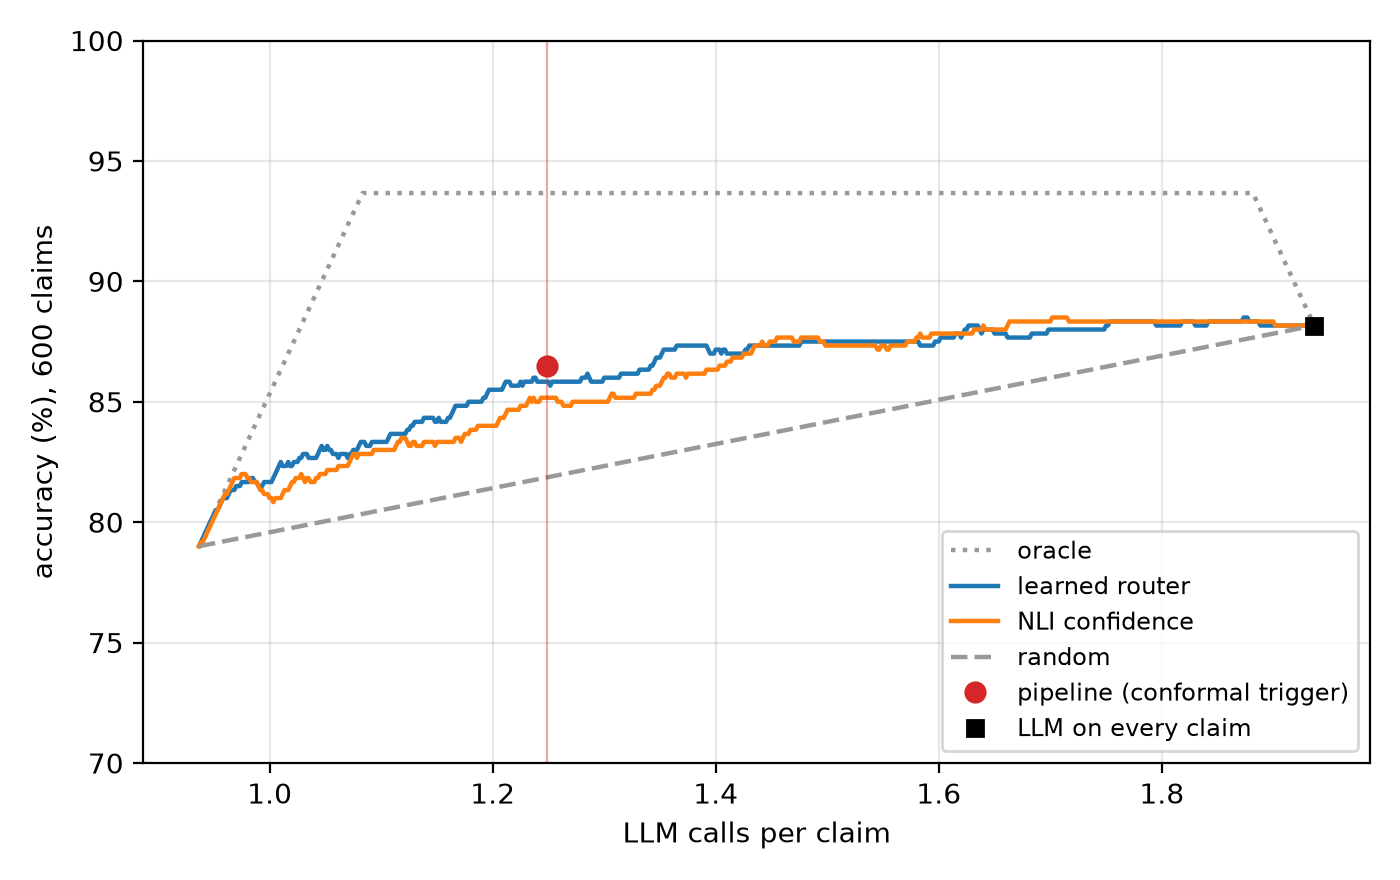

Recreate this plot in Python.
"""
A learned escalation rule, compared with the conformal trigger. The deployed cascade sends a claim to the LLM when
its conformal set is not a single label or the corroboration rule asks for a review (§2.7 of pipeline.md); both
depend on the NLI probabilities alone. This script asks whether the other signals in each claim's computation
trace rank the NLI verdicts that will turn out wrong better, and whether escalating by that ranking buys more
accuracy for the same number of LLM calls.

The router is a logistic regression that predicts "the final NLI verdict is wrong" from features fixed in advance,
all available before any LLM verdict:
  - the NLI probabilities, the largest one, the margin over the second and the entropy;
  - the corroboration rule's inputs and outcome: S, K, the numbers of supporting and contradicting snippets, the
    share of snippets that agree with the verdict, the case of the rule (one-hot) and the NLI label (one-hot);
  - the evidence: the number of snippets, the share from the web, the mean dense similarity of the selected
    snippets, whether the queries were rewritten, the size of the conformal set;
  - the claim: its length in words, whether it contains a number or a negation, the temporal and scientific flags.
The benchmark a claim comes from is not a feature. Training needs only gold labels and NLI verdicts, so a router can
be fitted on labelled claims without any LLM call. The features are standardised and the L2 penalty is chosen by
inner five-fold cross-validation on AUROC.

Every score is cross-fitted: ten folds, stratified by benchmark and by whether the NLI verdict is wrong; a claim's
score comes from the model fitted on the other nine folds, so no claim is scored by a model that saw it. The
analysis is repeated over 50 fold seeds to show how much it depends on the split.

A routing policy sends the k highest-scoring claims to the LLM. A claim sent keeps the LLM verdict of
experiments/llm_every_claim.py (the run's verdict for the claims the pipeline reviewed or escalated, one
arbitration call on the saved evidence for the others); a claim not sent keeps its NLI verdict. Sending the
pipeline's own 187 claims reproduces the pipeline exactly, and sending all 600 reproduces the LLM-only baseline.
LLM calls per claim are the query-generation calls of the run plus one call per claim sent.

Reported:
  1. AUROC for detecting a wrong NLI verdict: the learned score against the NLI confidence (1 - the largest NLI
     probability), with DeLong's test for two correlated AUROCs;
  2. accuracy against LLM calls per claim for the learned score, the confidence, random routing (its expectation)
     and the oracle (wrong NLI verdicts that the LLM fixes first);
  3. at the pipeline's budget (187 claims sent): the accuracy of each policy and the exact McNemar test against
     the pipeline, pooled and per benchmark;
  4. the budget the learned router needs to match the pipeline's accuracy and the LLM-only baseline's.
The two primary tests (AUROC against confidence, accuracy against the pipeline at equal budget) form their own
family, Holm-adjusted. No LLM is called.

usage: python experiments/learned_routing.py [--tag wikidata-kg]
"""
import sys
import os
import re
import json
import math
import argparse
import warnings

import numpy as np
from scipy.stats import norm, rankdata
from sklearn.linear_model import LogisticRegressionCV
from sklearn.model_selection import StratifiedKFold
from sklearn.pipeline import make_pipeline
from sklearn.preprocessing import StandardScaler

sys.path.append(os.path.dirname(os.path.dirname(os.path.abspath(__file__))))
sys.path.append(os.path.dirname(os.path.abspath(__file__)))

from evaluation.metrics import wilson_interval
from statistical_tests import load_records, last, mcnemar_exact_p, holm
from llm_every_claim import plan, SETTLED

ROOT = os.path.dirname(os.path.dirname(os.path.abspath(__file__)))
EVAL_DIR = os.path.join(ROOT, "evaluation")
OUT_DIR = os.path.join(ROOT, "experiments")
DATASETS = ("fever", "freshqa")
LABELS = ["contradicted", "unknown", "supported"]       # order of the NLI probability vector
CASES = ["decisive", "corroborated", "review", "joint", "conflict", "single"]
FOLDS, SEED, REPEATS = 10, 0, 50
warnings.filterwarnings("ignore", category=FutureWarning, module="sklearn")
NEGATION = re.compile(r"\b(not|no|never|none|nor|neither|without|absent|cannot)\b|n't\b", re.I)


# ---------------------------------------------------------------- features

def features(rec):
    trace = ((rec.get("result") or {}).get("verification") or {}).get("trace") or []
    steps = [s for s in trace if s.get("kind") == "nli"]
    nli, conf, queries = steps[-1], last(rec, "conformal"), last(rec, "queries") or {}
    retrieval = [s for s in trace if s.get("kind") == "retrieval"]
    p = nli["probabilities"]
    top = sorted(p, reverse=True)
    snippets = nli.get("snippets") or []
    dense = [t["dense"] for t in (retrieval[-1].get("top") or []) if t.get("selected")] if retrieval else []
    f = {
        "p_contradicted": p[0], "p_unknown": p[1], "p_supported": p[2],
        "max_prob": top[0], "margin": top[0] - top[1], "entropy": -sum(q * math.log(q) for q in p if q > 0),
        "S": nli.get("S", 0.0), "K": nli.get("K", 0.0), "n_sup": nli.get("n_sup", 0), "n_con": nli.get("n_con", 0),
        "agreement": sum(s["label"] == nli["label"] for s in snippets) / len(snippets) if snippets else 0.0,
        "n_snippets": len(snippets),
        "web_share": sum(s["source"] == "web" for s in snippets) / len(snippets) if snippets else 0.0,
        "mean_dense": sum(dense) / len(dense) if dense else 0.0,
        "rewritten": float(len(steps) > 1), "set_size": len(conf["set"]),
        "claim_words": len(rec["claim"].split()), "has_number": float(bool(re.search(r"\d", rec["claim"]))),
        "has_negation": float(bool(NEGATION.search(rec["claim"]))),
        "temporal": float(bool(queries.get("temporal"))), "scientific": float(queries.get("domain") == "scientific"),
    }
    for y in LABELS:
        f[f"label_{y}"] = float(nli["label"] == y)
    for c in CASES:
        f[f"case_{c}"] = float(nli.get("case") == c)
    return f


def load_claims(tag):
    records = [(ds, r) for ds in DATASETS for r in load_records(os.path.join(EVAL_DIR, f"{ds}_5_runs_claims.jsonl"))]
    run = os.path.join(EVAL_DIR, "runs", tag)
    cache = {(r["dataset"], r["claim"]): r for r in load_records(os.path.join(run, "llm_every_claim.jsonl"))}
    shadow = {(r["dataset"], r["claim"]): r["label"] for r in load_records(os.path.join(run, "shadow_reviews.jsonl"))}
    llm = plan(records, cache, shadow, uniform=False)
    if any(r["verdict"] is None for r in llm):
        sys.exit("LLM verdicts missing: run python experiments/llm_every_claim.py --run first")
    claims = []
    for (ds, rec), base in zip(records, llm):
        claims.append({"dataset": ds, "gold": rec["gold"], "nli": base["nli"], "llm": base["verdict"],
                       "full": rec["prediction"], "sent": rec["decision_policy"] != SETTLED,
                       "light_calls": base["light_calls"], "features": features(rec)})
    return claims


# ---------------------------------------------------------------- scores

def crossfit_scores(X, y, strata, seed):
    """Out-of-fold probability that the NLI verdict is wrong."""
    out = np.zeros(len(y))
    for train, test in StratifiedKFold(FOLDS, shuffle=True, random_state=seed).split(X, strata):
        model = make_pipeline(StandardScaler(), LogisticRegressionCV(Cs=10, cv=5, scoring="roc_auc", max_iter=5000))
        model.fit(X[train], y[train])
        out[test] = model.predict_proba(X[test])[:, 1]
    return out


def auroc(y, s):
    pos, neg = s[y == 1], s[y == 0]
    return (rankdata(np.concatenate([pos, neg]))[: len(pos)].sum() - len(pos) * (len(pos) + 1) / 2) / (len(pos) * len(neg))


def delong(y, s1, s2):
    """DeLong's test for two correlated AUROCs on the same claims (structural components with mid-ranks)."""
    pos, neg = y == 1, y == 0
    m, n = pos.sum(), neg.sum()
    v10, v01, aucs = [], [], []
    for s in (s1, s2):
        x, z = s[pos], s[neg]
        tx, tz, tall = rankdata(x), rankdata(z), rankdata(np.concatenate([x, z]))
        v10.append((tall[:m] - tx) / n)                 # for each positive: share of negatives ranked below it
        v01.append(1 - (tall[m:] - tz) / m)             # for each negative: share of positives ranked above it
        aucs.append(v10[-1].mean())
    s10, s01 = np.cov(np.vstack(v10)), np.cov(np.vstack(v01))
    var = (s10[0, 0] + s10[1, 1] - 2 * s10[0, 1]) / m + (s01[0, 0] + s01[1, 1] - 2 * s01[0, 1]) / n
    diff = aucs[0] - aucs[1]
    se = math.sqrt(var)
    return {"auroc": aucs, "difference": diff, "difference95": [diff - 1.96 * se, diff + 1.96 * se],
            "p": 2 * norm.sf(abs(diff) / se)}


# ---------------------------------------------------------------- routing policies

def predictions(claims, sent):
    return [c["llm"] if s else c["nli"] for c, s in zip(claims, sent)]


def top_k(score, k):
    sent = np.zeros(len(score), dtype=bool)
    sent[np.argsort(-score, kind="stable")[:k]] = True
    return sent


def calls_per_claim(claims, sent):
    return (sum(c["light_calls"] for c in claims) + int(np.sum(sent))) / len(claims)


def curve(claims, score):
    """Accuracy after sending the k highest-scoring claims, for every k (one pass over the ranking)."""
    gain = np.array([(c["llm"] == c["gold"]) - (c["nli"] == c["gold"]) for c in claims])
    base = sum(c["nli"] == c["gold"] for c in claims)
    order = np.argsort(-score, kind="stable")
    return (base + np.concatenate([[0], np.cumsum(gain[order])])) / len(claims)


def summary(claims, pred):
    correct = sum(p == c["gold"] for p, c in zip(pred, claims))
    return {"claims": len(claims), "correct": correct, "accuracy": correct / len(claims),
            "wilson95": wilson_interval(correct, len(claims))}


def paired(claims, pred, ref):
    b = sum(r == c["gold"] and p != c["gold"] for p, r, c in zip(pred, ref, claims))     # reference right only
    c_ = sum(p == c["gold"] and r != c["gold"] for p, r, c in zip(pred, ref, claims))    # policy right only
    return {"reference_right_only": b, "policy_right_only": c_, "mcnemar_exact_p": mcnemar_exact_p(b, c_)}


def min_budget(acc, target):
    k = next((k for k, a in enumerate(acc) if a >= target - 1e-12), None)
    return k


# ---------------------------------------------------------------- report

def main():
    parser = argparse.ArgumentParser(description=__doc__.split("\n\n")[0])
    parser.add_argument("--tag", default="wikidata-kg", help="run whose caches to use")
    args = parser.parse_args()

    claims = load_claims(args.tag)
    names = list(claims[0]["features"])
    X = np.array([[c["features"][f] for f in names] for c in claims])
    wrong = np.array([c["nli"] != c["gold"] for c in claims], dtype=int)
    strata = np.array([f"{c['dataset']}-{w}" for c, w in zip(claims, wrong)])
    n, light = len(claims), sum(c["light_calls"] for c in claims) / len(claims)

    pipeline_sent = np.array([c["sent"] for c in claims])
    k_pipe = int(pipeline_sent.sum())
    full = [c["full"] for c in claims]
    assert predictions(claims, pipeline_sent) == full, "routing the pipeline's claims must reproduce the pipeline"

    learned = crossfit_scores(X, wrong, strata, SEED)
    confidence = 1 - X[:, names.index("max_prob")]
    gain = np.array([(c["llm"] == c["gold"]) - (c["nli"] == c["gold"]) for c in claims])
    oracle = gain + 1e-9 * confidence                   # fixes first, then neutral claims, harmful ones last
    scores = {"learned": learned, "confidence": confidence}

    # 1. ranking wrong NLI verdicts
    test = delong(wrong, learned, confidence)
    ranking = {"wrong_nli_verdicts": int(wrong.sum()), "auroc_learned": test["auroc"][0],
               "auroc_confidence": test["auroc"][1], "auroc_pipeline_rule": auroc(wrong, pipeline_sent.astype(float)),
               "delong": test}

    # 2. accuracy against cost
    curves = {name: curve(claims, s) for name, s in {**scores, "oracle": oracle}.items()}
    base_acc, all_acc = curves["learned"][0], curves["learned"][-1]
    curves["random"] = base_acc + (all_acc - base_acc) * np.arange(n + 1) / n
    assert abs(all_acc - summary(claims, [c["llm"] for c in claims])["accuracy"]) < 1e-12

    # 3. equal budget
    at_budget = {"claims_sent": k_pipe, "llm_calls_per_claim": light + k_pipe / n, "policies": {}}
    preds = {"pipeline": full, **{name: predictions(claims, top_k(s, k_pipe)) for name, s in scores.items()}}
    for name, pred in preds.items():
        entry = {}
        for g in DATASETS + ("pooled",):
            idx = [i for i, c in enumerate(claims) if g == "pooled" or c["dataset"] == g]
            sub, p, r = [claims[i] for i in idx], [pred[i] for i in idx], [full[i] for i in idx]
            entry[g] = summary(sub, p)
            if name != "pipeline":
                entry[g]["vs_pipeline"] = paired(sub, p, r)
        if name == "learned":
            entry["pooled"]["vs_confidence"] = paired(claims, pred, preds["confidence"])
        at_budget["policies"][name] = entry
    overlap = int(np.sum(top_k(learned, k_pipe) & pipeline_sent))

    # 4. budgets to reach the pipeline and the LLM-only baseline
    targets = {"pipeline": summary(claims, full)["accuracy"], "llm_only": all_acc}
    budgets = {}
    for t, acc in targets.items():
        budgets[t] = {"accuracy": acc}
        for name in ("learned", "confidence"):
            k = min_budget(curves[name], acc)
            budgets[t][name] = {"claims_sent": k, "llm_calls_per_claim": None if k is None else light + k / n}
    best_k = int(np.argmax(curves["learned"]))
    peak = {"claims_sent": best_k, "accuracy": float(curves["learned"][best_k]), "llm_calls_per_claim": light + best_k / n}

    primary = holm({"auroc_vs_confidence": test["p"],
                    "accuracy_vs_pipeline": at_budget["policies"]["learned"]["pooled"]["vs_pipeline"]["mcnemar_exact_p"]})

    # robustness over fold seeds
    rep_auc, rep_acc = [], []
    for seed in range(REPEATS):
        s = learned if seed == SEED else crossfit_scores(X, wrong, strata, seed)
        rep_auc.append(auroc(wrong, s))
        rep_acc.append(curve(claims, s)[k_pipe])
    robustness = {"seeds": REPEATS,
                  "auroc": {"mean": float(np.mean(rep_auc)), "min": float(np.min(rep_auc)), "max": float(np.max(rep_auc))},
                  "accuracy_at_budget": {"mean": float(np.mean(rep_acc)), "min": float(np.min(rep_acc)),
                                         "max": float(np.max(rep_acc))}}

    # coefficients of the model fitted on all claims, for interpretation (standardised features)
    model = make_pipeline(StandardScaler(), LogisticRegressionCV(Cs=10, cv=5, scoring="roc_auc", max_iter=5000))
    model.fit(X, wrong)
    coef = model[-1].coef_[0]
    coefficients = sorted(({"feature": f, "coefficient": float(b)} for f, b in zip(names, coef)),
                          key=lambda d: -abs(d["coefficient"]))

    report = {"features": names, "folds": FOLDS, "seed": SEED, "base_llm_calls_per_claim": light,
              "ranking": ranking, "equal_budget": at_budget, "overlap_with_pipeline": overlap,
              "budgets": budgets, "learned_peak": peak, "primary_holm": primary, "robustness": robustness,
              "coefficients": coefficients,
              "curves": {name: [float(a) for a in acc] for name, acc in curves.items()}}
    with open(os.path.join(OUT_DIR, "learned_routing.json"), "w") as f:
        json.dump(report, f, indent=2)
    plot(report, n, light, os.path.join(OUT_DIR, "learned_routing.png"))
    print_report(report)


def plot(rep, n, light, path):
    import matplotlib
    matplotlib.use("Agg")
    import matplotlib.pyplot as plt
    x = light + np.arange(n + 1) / n
    fig, ax = plt.subplots(figsize=(7, 4.4))
    styles = {"oracle": ("oracle", "0.6", ":"), "learned": ("learned router", "C0", "-"),
              "confidence": ("NLI confidence", "C1", "-"), "random": ("random", "0.6", "--")}
    for name, (label, colour, ls) in styles.items():
        ax.plot(x, 100 * np.array(rep["curves"][name]), ls, color=colour, label=label, lw=1.6)
    b = rep["equal_budget"]
    pipe = b["policies"]["pipeline"]["pooled"]["accuracy"]
    ax.plot(b["llm_calls_per_claim"], 100 * pipe, "o", color="C3", ms=7, label="pipeline (conformal trigger)", zorder=5)
    ax.plot(x[-1], 100 * rep["curves"]["learned"][-1], "s", color="k", ms=6, label="LLM on every claim", zorder=5)
    ax.axvline(b["llm_calls_per_claim"], color="C3", lw=0.8, alpha=0.4)
    ax.set_xlabel("LLM calls per claim")
    ax.set_ylabel("accuracy (%), 600 claims")
    ax.set_ylim(70, 100)
    ax.grid(alpha=0.3)
    ax.legend(loc="lower right", fontsize=8.5)
    fig.tight_layout()
    fig.savefig(path, dpi=200)
    plt.close(fig)


def print_report(rep):
    pct = lambda v: f"{100 * v:.1f}%"
    r, d = rep["ranking"], rep["ranking"]["delong"]
    print(f"== Ranking the {r['wrong_nli_verdicts']} wrong NLI verdicts (cross-fitted, {rep['folds']} folds)")
    print(f"AUROC learned {r['auroc_learned']:.3f}, confidence {r['auroc_confidence']:.3f}, pipeline rule "
          f"{r['auroc_pipeline_rule']:.3f}; difference {d['difference']:+.3f} "
          f"[{d['difference95'][0]:+.3f}, {d['difference95'][1]:+.3f}], DeLong p = {d['p']:.2g}")
    b = rep["equal_budget"]
    print(f"\n== Equal budget: {b['claims_sent']} claims sent, {b['llm_calls_per_claim']:.2f} LLM calls per claim "
          f"(learned router shares {rep['overlap_with_pipeline']} claims with the pipeline)")
    for name, e in b["policies"].items():
        parts = []
        for g in DATASETS + ("pooled",):
            s = e[g]
            t = f"{g} {pct(s['accuracy'])}"
            if "vs_pipeline" in s:
                v = s["vs_pipeline"]
                t += f" (b/c {v['reference_right_only']}/{v['policy_right_only']}, p = {v['mcnemar_exact_p']:.2g})"
            parts.append(t)
        print(f"  {name:11s} " + "; ".join(parts))
    v = b["policies"]["learned"]["pooled"]["vs_confidence"]
    print(f"  learned vs confidence: b/c {v['reference_right_only']}/{v['policy_right_only']}, "
          f"p = {v['mcnemar_exact_p']:.2g}")
    print("\n== Budget needed")
    for t, e in rep["budgets"].items():
        print(f"  to reach {t} ({pct(e['accuracy'])}): " + "; ".join(
            f"{m} {e[m]['claims_sent']} claims ({e[m]['llm_calls_per_claim']:.2f} calls/claim)"
            if e[m]["claims_sent"] is not None else f"{m} never" for m in ("learned", "confidence")))
    p = rep["learned_peak"]
    print(f"  learned peak: {pct(p['accuracy'])} with {p['claims_sent']} claims sent ({p['llm_calls_per_claim']:.2f} calls/claim)")
    print(f"\n== Primary tests, Holm-adjusted: " + ", ".join(f"{k} {v:.2g}" for k, v in rep["primary_holm"].items()))
    rb = rep["robustness"]
    print(f"== Over {rb['seeds']} fold seeds: AUROC {rb['auroc']['mean']:.3f} [{rb['auroc']['min']:.3f}, "
          f"{rb['auroc']['max']:.3f}], accuracy at budget {pct(rb['accuracy_at_budget']['mean'])} "
          f"[{pct(rb['accuracy_at_budget']['min'])}, {pct(rb['accuracy_at_budget']['max'])}]")
    print("== Largest coefficients: " + ", ".join(f"{c['feature']} {c['coefficient']:+.2f}" for c in rep["coefficients"][:8]))


if __name__ == "__main__":
    main()
